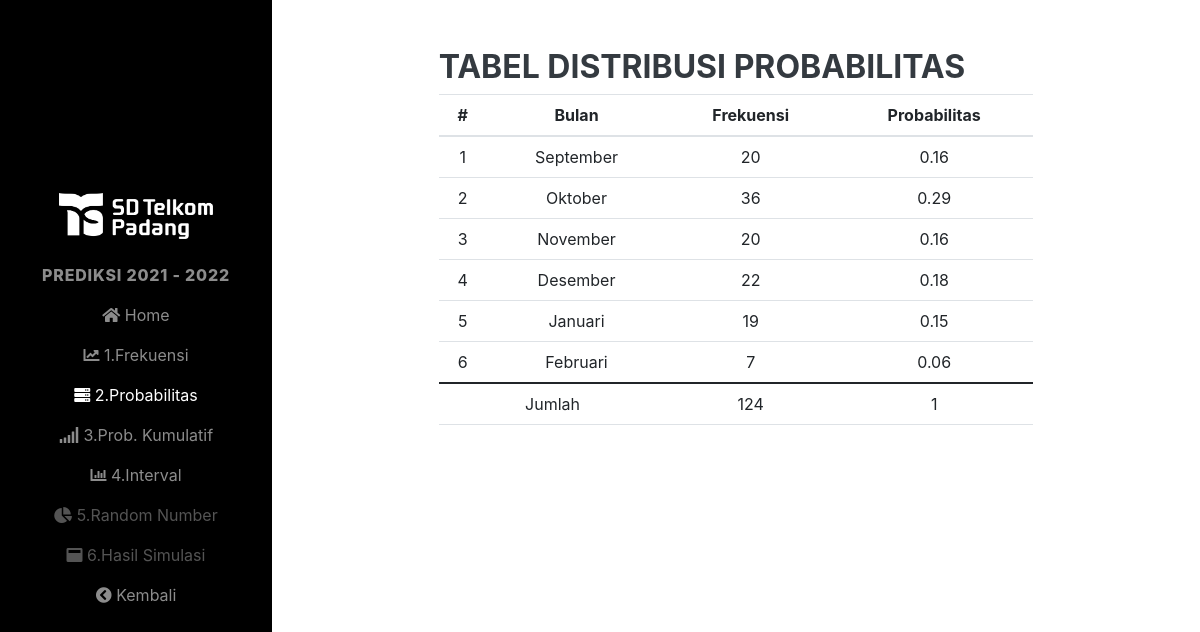
/2021-2022/home.php?p=distribusi-probabilitas, run on the app's committed database.
### tables this page shows
CREATE TABLE `pendaftar2021_2022` (
  `kd_bulan` varchar(10) NOT NULL,
  `pendaftar` int(5) NOT NULL
);

CREATE TABLE `bulan` (
  `kd_bulan` varchar(10) NOT NULL,
  `nama_bulan` varchar(10) NOT NULL
);

### 2021-2022/distribusi-probabilitas.php (the view, shortened to what this page needs)
<div class="page-content--bgf7">
    <section class="p-t-20">
        <div class="container">
            <div class="row">
                <div class="col-md-8 offset-2 pt-5 ">
                    <h3 class="title-5 m-b-35">Tabel Distribusi Probabilitas</h3>
                    <div class="table-responsive table-responsive-data2 ">
                        <table class="table table-data2 text-center">
                            <thead>
                                <tr>
                                    <th> # </th>
                                    <th>Bulan</th>
                                    <th>Frekuensi</th>
                                    <th>Probabilitas</th>
                                </tr>
                            </thead>
                            <tbody>
                                <?php
                                $totals = mysqli_query($con, "SELECT SUM(pendaftar) AS total FROM pendaftar2021_2022") or die(mysqli_error($con));
                                $total = mysqli_fetch_array($totals);
                                $no = 1;
                                $sqls = mysqli_query($con, "SELECT * FROM pendaftar2021_2022 a INNER JOIN bulan b ON a.kd_bulan = b.kd_bulan") or die(mysqli_error($con));
                                foreach ($sqls as $sql) { ?>
                                    <tr class="tr-shadow">
                                        <td><?= $no ?></td>
                                        <td><?= $sql['nama_bulan'] ?></td>
                                        <td><?= $sql['pendaftar'] ?></td>
                                        <td><?= $prob = round($sql['pendaftar'] / $total['total'], 2) ?></td>
                                    </tr>
                                    <?php $no++ ?>
                                    <?php @$jmlfreq += $sql['pendaftar'] ?>
                                    <?php @$jmlprob  += $prob ?>
                                <?php } ?>
                            </tbody>
                            <tfoot>
                                <tr>
                                    <td colspan="2">Jumlah</td>
                                    <td><?= number_format($jmlfreq) ?></td>
                                    <td><?= $jmlprob ?></td>
                                </tr>
                            </tfoot>
                        </table>
                    </div>
                </div>
            </div>
        </div>
    </section>

### data on the page
pendaftar2021_2022: bulan.nama_bulan "September", pendaftar "20", total "0.16"
pendaftar2021_2022: bulan.nama_bulan "Oktober", pendaftar "36", total "0.29"
pendaftar2021_2022: bulan.nama_bulan "November", pendaftar "20", total "0.16"
pendaftar2021_2022: bulan.nama_bulan "Desember", pendaftar "22", total "0.18"
pendaftar2021_2022: bulan.nama_bulan "Januari", pendaftar "19", total "0.15"
pendaftar2021_2022: bulan.nama_bulan "Februari", pendaftar "7", total "0.06"

### other printed values
$jmlfreq "124"
$jmlprob "1"
